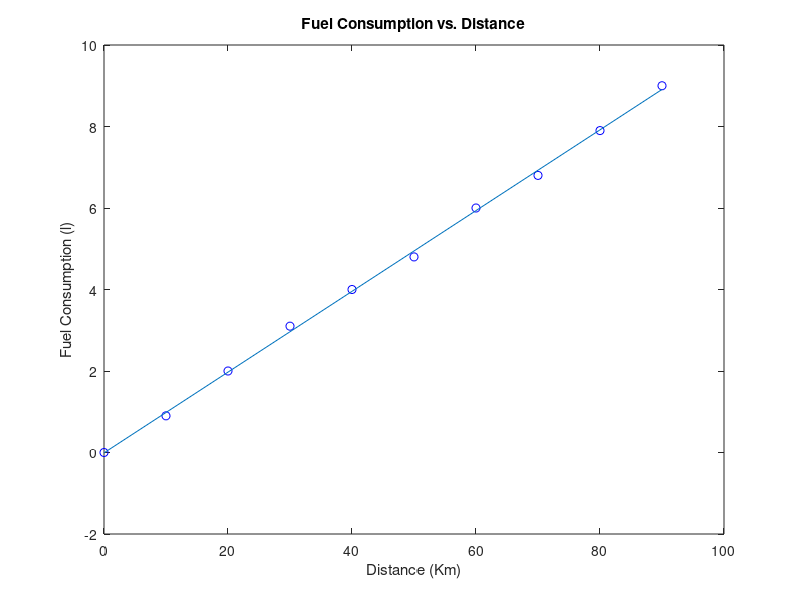

Reproduce this figure in MATLAB.
clc
distance = [0:10:90]
#distance = linspace(0,90,10)
fuel_amount = [35.0 34.1 33.0 31.9 31.0 30.2 29.0 28.2 27.1 26.0]

fuel_consumption = 35 - fuel_amount

model = polyfit(distance, fuel_consumption, 1)
predict = polyval(model, distance)

plot(distance, fuel_consumption, 'bo')
hold on
plot(distance, predict)
xlabel('Distance (Km)')
ylabel('Fuel Consumption (l)')
title('Fuel Consumption vs. Distance')
hold off

% Fuel Remaining at 100km
fuel_at_100km = polyval(model, 100)
fuel_remaining = 35 - fuel_at_100km

% Maximum Distance
Maximum_Distance = (35 - model(2))/model(1)

Distance = (fuel_consumption - model(2))/model(1)

% Error Calculation

Error = abs(fuel_consumption - predict)
sum_absolute_error = sum(Error)

sum_sqs = sum(Error.^2)
